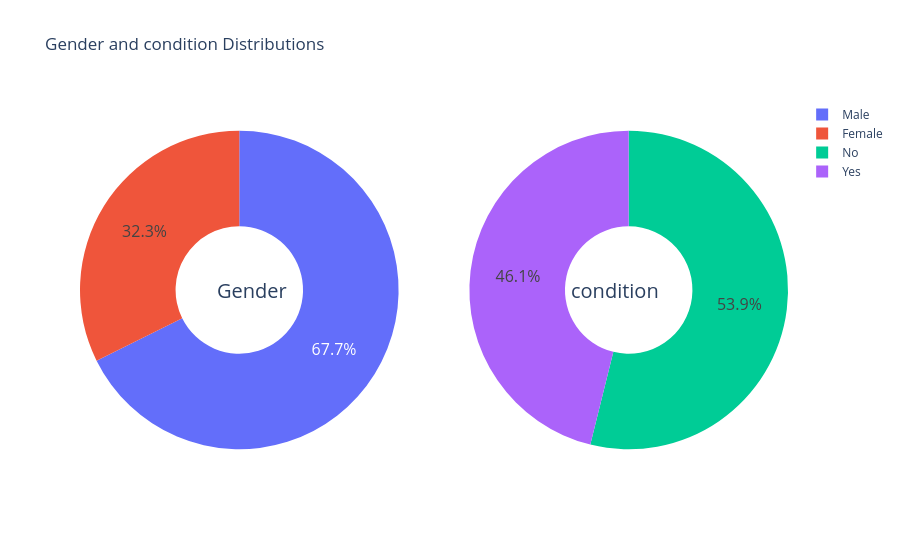

The notebook cell this image was saved under:
### Markdown cell above
## Part 2 : EDA

### Code cell
import plotly.graph_objects as go
from plotly.subplots import make_subplots
g_labels = ['Male', 'Female']
c_labels = ['No', 'Yes']
fig = make_subplots(rows=1, cols=2, specs=[[{'type':'domain'}, {'type':'domain'}]])
fig.add_trace(go.Pie(labels=g_labels, values=data['sex'].value_counts(), name="Gender"),
              1, 1)
fig.add_trace(go.Pie(labels=c_labels, values=data['condition'].value_counts(), name="condition"),
              1, 2)


fig.update_traces(hole=.4, hoverinfo="label+percent+name", textfont_size=16)

fig.update_layout(
    title_text="Gender and condition Distributions",

    annotations=[dict(text='Gender', x=0.19, y=0.5, font_size=20, showarrow=False),
                 dict(text='condition', x=0.82, y=0.5, font_size=20, showarrow=False)])
fig.show()

### Figure 1 — Plotly figure (JSON) as saved in the notebook; plotly's stock layout.template omitted (floating-point values rounded to 4 significant figures)
{"data": [{"domain": {"x": [0, 0.45], "y": [0, 1]}, "hole": 0.4, "hoverinfo": "label+percent+name", "labels": ["Male", "Female"], "name": "Gender", "textfont": {"size": 16}, "type": "pie", "values": [201, 96]}, {"domain": {"x": [0.55, 1], "y": [0, 1]}, "hole": 0.4, "hoverinfo": "label+percent+name", "labels": ["No", "Yes"], "name": "condition", "textfont": {"size": 16}, "type": "pie", "values": [160, 137]}], "layout": {"annotations": [{"font": {"size": 20}, "showarrow": false, "text": "Gender", "x": 0.19, "y": 0.5}, {"font": {"size": 20}, "showarrow": false, "text": "condition", "x": 0.82, "y": 0.5}], "title": {"text": "Gender and condition Distributions"}}}
